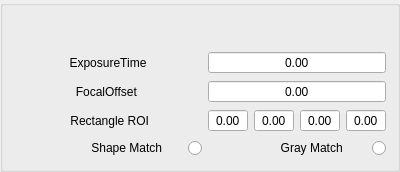
          <widget class="GroupBox" name="gpb_CameraParams">
           <property name="minimumSize">
            <size>
             <width>400</width>
             <height>0</height>
            </size>
           </property>
           <property name="title">
            <string/>
           </property>
           <layout class="QGridLayout" name="gridLayout_14">
            <property name="topMargin">
             <number>45</number>
            </property>
            <item row="0" column="1" colspan="4">
             <widget class="QDoubleSpinBox" name="dsb_ExposureTime">
              <property name="minimumSize">
               <size>
                <width>0</width>
                <height>0</height>
               </size>
              </property>
              <property name="alignment">
               <set>Qt::AlignCenter</set>
              </property>
              <property name="buttonSymbols">
               <enum>QAbstractSpinBox::NoButtons</enum>
              </property>
              <property name="minimum">
               <double>-9999999.000000000000000</double>
              </property>
              <property name="maximum">
               <double>9999999.000000000000000</double>
              </property>
             </widget>
            </item>
            <item row="1" column="0">
             <widget class="QLabel" name="lbl_FocalOffset">
              <property name="minimumSize">
               <size>
                <width>120</width>
                <height>0</height>
               </size>
              </property>
              <property name="text">
               <string>FocalOffset </string>
              </property>
              <property name="alignment">
               <set>Qt::AlignCenter</set>
              </property>
             </widget>
            </item>
            <item row="4" column="1" colspan="4">
             <widget class="QRadioButton" name="rbt_GrayMatch">
              <property name="layoutDirection">
               <enum>Qt::RightToLeft</enum>
              </property>
              <property name="text">
               <string> Gray Match       </string>
              </property>
             </widget>
            </item>
            <item row="2" column="1">
             <widget class="QDoubleSpinBox" name="dsb_ROI_x">
              <property name="maximumSize">
               <size>
                <width>40</width>
                <height>16777215</height>
               </size>
              </property>
              <property name="alignment">
               <set>Qt::AlignCenter</set>
              </property>
              <property name="buttonSymbols">
               <enum>QAbstractSpinBox::NoButtons</enum>
              </property>
              <property name="minimum">
               <double>-9999999.000000000000000</double>
              </property>
              <property name="maximum">
               <double>9999999.000000000000000</double>
              </property>
             </widget>
            </item>
            <item row="0" column="0">
             <widget class="QLabel" name="lbl_ExposureTime">
              <property name="minimumSize">
               <size>
                <width>120</width>
                <height>0</height>
               </size>
              </property>
              <property name="text">
               <string>ExposureTime</string>
              </property>
              <property name="alignment">
               <set>Qt::AlignCenter</set>
              </property>
             </widget>
            </item>
            <item row="1" column="1" colspan="4">
             <widget class="QDoubleSpinBox" name="dsb_FocalOffset">
              <property name="minimumSize">
               <size>
                <width>0</width>
                <height>0</height>
               </size>
              </property>
              <property name="alignment">
               <set>Qt::AlignCenter</set>
              </property>
              <property name="buttonSymbols">
               <enum>QAbstractSpinBox::NoButtons</enum>
              </property>
              <property name="minimum">
               <double>-9999999.000000000000000</double>
              </property>
              <property name="maximum">
               <double>9999999.000000000000000</double>
              </property>
             </widget>
            </item>
            <item row="4" column="0">
             <widget class="QRadioButton" name="rbt_ShapeMatch">
              <property name="layoutDirection">
               <enum>Qt::RightToLeft</enum>
              </property>
              <property name="text">
               <string> Shape Match      </string>
              </property>
             </widget>
            </item>
            <item row="2" column="0">
             <widget class="QLabel" name="lbl_RectROI">
              <property name="minimumSize">
               <size>
                <width>0</width>
                <height>0</height>
               </size>
              </property>
              <property name="text">
               <string> Rectangle ROI</string>
              </property>
              <property name="alignment">
               <set>Qt::AlignCenter</set>
              </property>
             </widget>
            </item>
            <item row="2" column="2">
             <widget class="QDoubleSpinBox" name="dsb_ROI_y">
              <property name="maximumSize">
               <size>
                <width>40</width>
                <height>16777215</height>
               </size>
              </property>
              <property name="alignment">
               <set>Qt::AlignCenter</set>
              </property>
              <property name="buttonSymbols">
               <enum>QAbstractSpinBox::NoButtons</enum>
              </property>
              <property name="minimum">
               <double>-9999999.000000000000000</double>
              </property>
              <property name="maximum">
               <double>9999999.000000000000000</double>
              </property>
             </widget>
            </item>
            <item row="2" column="3">
             <widget class="QDoubleSpinBox" name="dsb_ROI_w">
              <property name="maximumSize">
               <size>
                <width>40</width>
                <height>16777215</height>
               </size>
              </property>
              <property name="alignment">
               <set>Qt::AlignCenter</set>
              </property>
              <property name="buttonSymbols">
               <enum>QAbstractSpinBox::NoButtons</enum>
              </property>
              <property name="minimum">
               <double>-9999999.000000000000000</double>
              </property>
              <property name="maximum">
               <double>9999999.000000000000000</double>
              </property>
             </widget>
            </item>
            <item row="2" column="4">
             <widget class="QDoubleSpinBox" name="dsb_ROI_h">
              <property name="maximumSize">
               <size>
                <width>40</width>
                <height>16777215</height>
               </size>
              </property>
              <property name="alignment">
               <set>Qt::AlignCenter</set>
              </property>
              <property name="buttonSymbols">
               <enum>QAbstractSpinBox::NoButtons</enum>
              </property>
              <property name="minimum">
               <double>-9999999.000000000000000</double>
              </property>
              <property name="maximum">
               <double>9999999.000000000000000</double>
              </property>
             </widget>
            </item>
           </layout>
          </widget>
